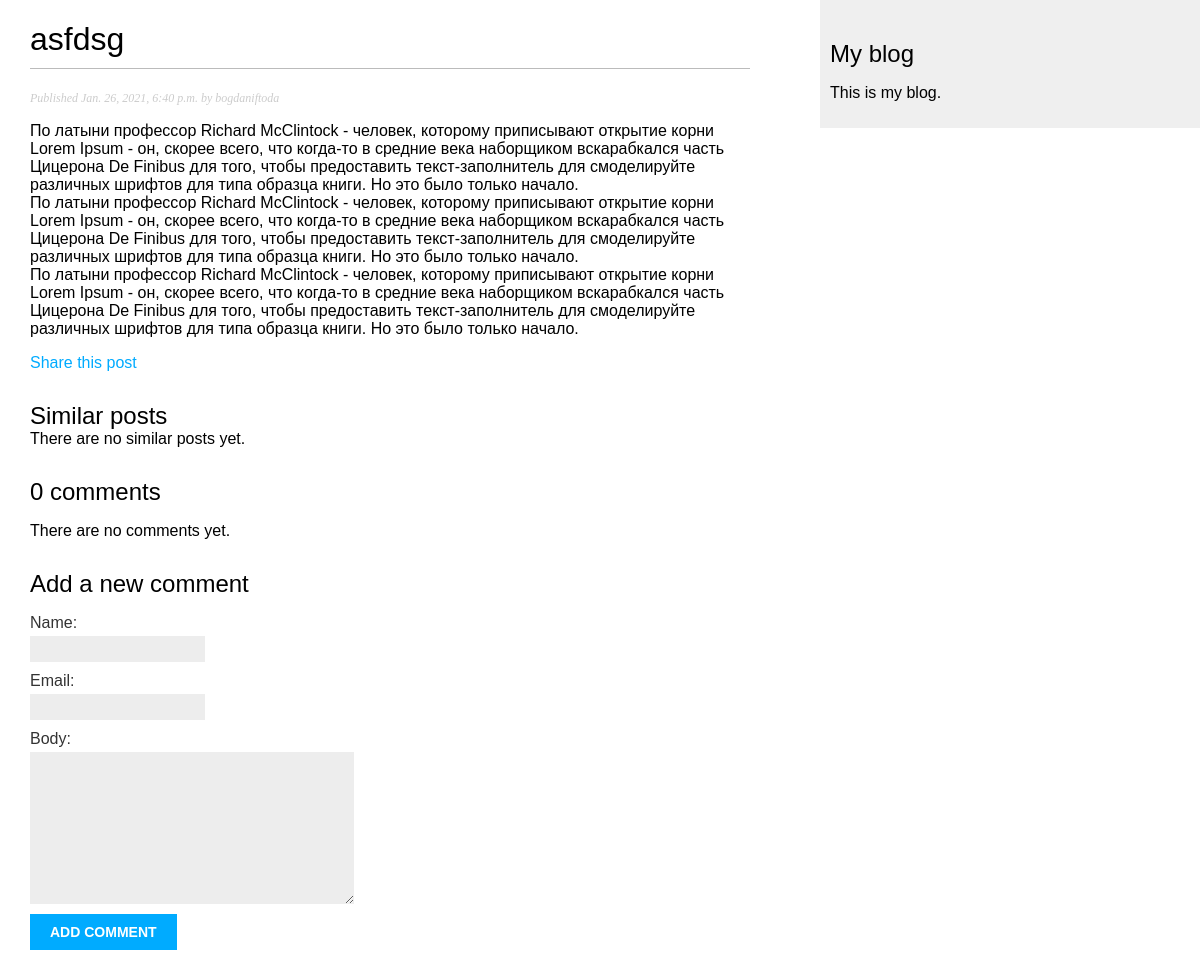
Before: /blog/2021/1/26/asd-as/ with the older database file.
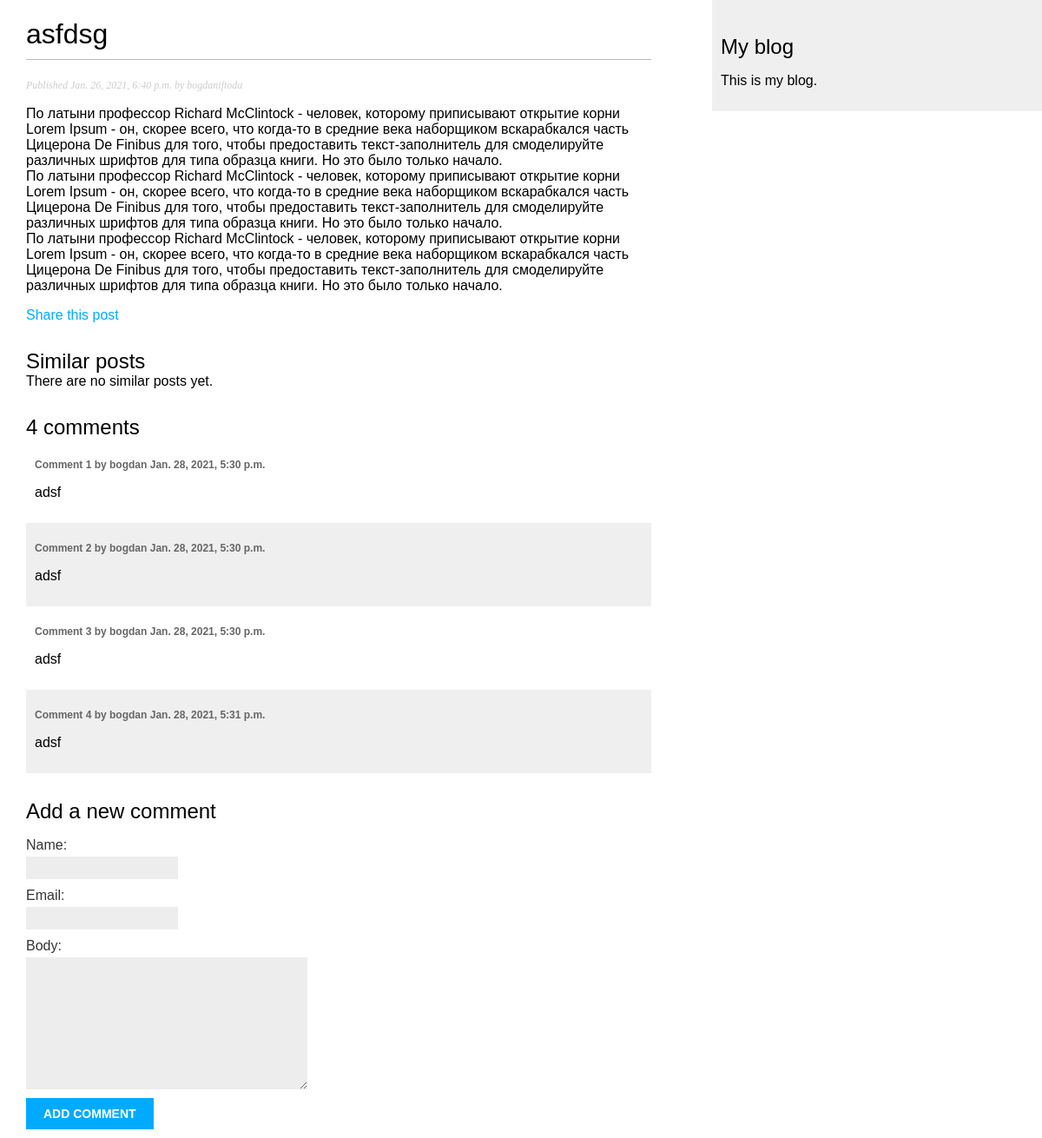
After: the same page with the newer database file.
### blog/models.py (models this page shows, shortened)
class Post(models.Model):
    STATUS_CHOICES = (
        ('draft', 'Draft'),
        ('published', 'Published'),
    )
    title = models.CharField(max_length=250)
    slug = models.SlugField(max_length=250, unique_for_date='publish')
    author = models.ForeignKey(User, on_delete=models.CASCADE,
                               related_name='blog_posts')
    body = models.TextField()
    publish = models.DateTimeField(default=timezone.now)
    created = models.DateTimeField(auto_now_add=True)
    updated = models.DateTimeField(auto_now=True)
    status = models.CharField(
        max_length=10, choices=STATUS_CHOICES, default='draft')
    objects = models.Manager()
    published = PublishedManager()
    class Meta:
        ordering = ('-publish',)

class Comment(models.Model):
    post = models.ForeignKey(
        Post, on_delete=models.CASCADE, related_name='comments')
    name = models.CharField(max_length=80)
    email = models.EmailField()
    body = models.TextField()
    created = models.DateTimeField(auto_now_add=True)
    updated = models.DateTimeField(auto_now=True)
    active = models.BooleanField(default=True)
    class Meta:
        ordering = ('created',)

### blog/views.py (the view)
def post_detail(request, year, month, day, post):
    post = get_object_or_404(Post, slug=post, status='published', publish__year=year,
                             publish__month=month, publish__day=day)
    comments = post.comments.filter(active=True)
    new_comment = None
    if request.method == 'POST':
        comment_form = CommentForm(data=request.POST)
        if comment_form.is_valid():
            new_comment = comment_form.save(commit=False)
            new_comment.post = post
            new_comment.save()
    else:
        comment_form = CommentForm()
    return render(request,
                  'blog/post/detail.html',
                  {'post': post,
                   'comments': comments,
                   'new_comment': new_comment,
                   'comment_form': comment_form})

### blog/forms.py
class CommentForm(forms.ModelForm):
    class Meta:
        model = Comment
        fields = ('name', 'email', 'body')

### blog/templates/blog/post/detail.html (shortened to what this page needs)
{% extends "blog/base.html" %}
{% block content %}
  <h1>{{ post.title }}</h1>
  <p class="date">
    Published {{ post.publish }} by {{ post.author }}
  </p>
  {{ post.body|linebreaks }}
  <p>
    <a href="{% url "blog:post_share" post.id %}">
      Share this post
    </a>
  </p>
  <h2>Similar posts</h2>
  {% for post in similar_posts %}
    <p>
      <a href="{{ post.get_absolute_url }}">{{ post.title }}</a>
    </p>
  {% empty %}
    There are no similar posts yet.
  {% endfor %}
  {% with comments.count as total_comments %}
    <h2>
      {{ total_comments }} comment{{ total_comments|pluralize }}
    </h2>
  {% endwith %}
  {% for comment in comments %}
    <div class="comment">
      <p class="info">
        Comment {{ forloop.counter }} by {{ comment.name }}
        {{ comment.created }}
      </p>
      {{ comment.body|linebreaks }}
    </div>
  {% empty %}
    <p>There are no comments yet.</p>
  {% endfor %}
  {% if new_comment %}
    <h2>Your comment has been added.</h2>
  {% else %}
    <h2>Add a new comment</h2>
    <form action="." method="post">
      {{ comment_form.as_p }}
      <p><input type="submit" value="Add comment"></p>
    </form>
  {% endif %}
{% endblock %}

### blog/templates/blog/base.html (shortened to what this page needs)
{% load static %}
<!DOCTYPE html>
<html>
<head>
    <link href="{% static "css/blog.css" %}" rel="stylesheet">
</head>
<body>
    <div id="content">
        {% block content %}
        {% endblock %}
    </div>
    <div id="sidebar">
        <h2>My blog</h2>
        <p>This is my blog.</p>
    </div>
</body>
</html>

### blog/static/css/blog.css (style rules this page uses)
body { margin:0; padding:0; font-family:helvetica, sans-serif; }
a { color:#00abff; text-decoration:none; }
h1 { font-weight:normal; border-bottom:1px solid #bbb; padding:0 0 10px 0; }
h2 { font-weight:normal; margin:30px 0 0; }
#content { float:left; width:60%; padding:0 0 0 30px; }
#sidebar { float:right; width:30%; padding:10px; background:#efefef; height:100%; }
p.date { color:#ccc; font-family: georgia, serif; font-size: 12px; font-style: italic; }
label { float:left; clear:both; color:#333; margin-bottom:4px; }
input, textarea { clear:both; float:left; margin:0 0 10px; background:#ededed; border:0; padding:6px 10px; font-size:12px; }
input[type=submit] { font-weight:bold; background:#00abff; color:#fff; padding:10px 20px; font-size:14px; text-transform:uppercase; }
.comment { padding:10px; }
.comment:nth-child(even) { background:#efefef; }
.comment .info { font-weight:bold; font-size:12px; color:#666; }

Changed rows visible on the page:
added Comment: name "bogdan", created "Jan. 28, 2021, 5:30 p.m.", body "adsf"
added Comment: name "bogdan", created "Jan. 28, 2021, 5:30 p.m.", body "adsf"
added Comment: name "bogdan", created "Jan. 28, 2021, 5:30 p.m.", body "adsf"
added Comment: name "bogdan", created "Jan. 28, 2021, 5:31 p.m.", body "adsf"
Other visible differences:
{{ total_comments }}: "0" → "4"
text no longer shown: "There are no comments yet."
